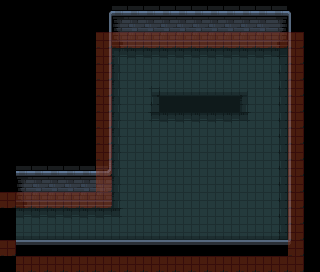

This is a level from a 2D game, rendered from its Tiled map with the project's own tilesets. A one-line summary and the complete map file follow:
An orthogonal 20x17 tile map with 16x16 px tiles, 4 tile layers (floor, details, above-details, collision) and 5 objects (2x CameraBound, PlayerSpawnPoint, ExitArea, UpgradeShop).

<map version="1.10" tiledversion="1.10.2" orientation="orthogonal" renderorder="right-down" width="20" height="17" tilewidth="16" tileheight="16" infinite="0" nextlayerid="6" nextobjectid="8">
 <tileset firstgid="1" source="../Tilesets/dungeon_prison_tileset.tsx" />
 <layer id="1" name="floor" width="20" height="17">
  <data encoding="csv">
0,0,0,0,0,0,0,0,0,0,0,0,0,0,0,0,0,0,0,0,
0,0,0,0,0,0,0,0,0,0,0,0,0,0,0,0,0,0,0,0,
0,0,0,0,0,0,31,31,31,31,31,31,31,31,31,31,31,31,31,0,
0,0,0,0,0,0,31,5,6,6,6,6,6,6,6,6,6,7,31,0,
0,0,0,0,0,0,31,30,31,31,31,31,31,31,31,31,31,32,31,0,
0,0,0,0,0,0,31,30,31,8,9,9,9,9,9,10,31,32,31,0,
0,0,0,0,0,0,31,30,31,33,34,34,34,34,34,35,31,32,31,0,
0,0,0,0,0,0,31,30,31,58,59,59,59,59,59,60,31,32,31,0,
0,0,0,0,0,0,31,30,31,31,31,31,31,31,31,31,31,32,31,0,
0,0,0,0,0,0,31,30,31,31,31,31,31,31,31,31,31,32,31,0,
0,0,0,0,0,0,31,30,31,31,31,31,31,31,31,31,31,32,31,0,
0,0,0,0,0,0,31,30,31,31,31,31,31,31,31,31,31,32,31,0,
0,31,31,31,31,31,31,30,31,31,31,31,31,31,31,31,31,32,31,0,
0,6,6,6,6,6,6,60,31,31,31,31,31,31,31,31,31,32,31,0,
0,56,56,56,56,56,56,56,56,56,56,56,56,56,56,56,56,57,31,0,
0,31,31,31,31,31,31,31,31,31,31,31,31,31,31,31,31,31,31,0,
0,0,0,0,0,0,0,0,0,0,0,0,0,0,0,0,0,0,0,0
</data>
 </layer>
 <layer id="2" name="details" width="20" height="17">
  <data encoding="csv">
0,0,0,0,0,0,104,2,2,2,2,2,2,2,2,2,2,2,105,0,
0,0,0,0,0,0,129,26,27,27,27,27,27,27,27,27,27,28,130,0,
0,0,0,0,0,0,129,51,52,52,52,52,52,52,52,52,52,53,130,0,
0,0,0,0,0,0,129,0,0,0,0,0,0,0,0,0,0,0,130,0,
0,0,0,0,0,0,129,0,0,0,0,0,0,0,0,0,0,0,130,0,
0,0,0,0,0,0,129,0,0,0,0,0,0,0,0,0,0,0,130,0,
0,0,0,0,0,0,129,0,0,0,0,0,0,0,0,0,0,0,130,0,
0,0,0,0,0,0,129,0,0,0,0,0,0,0,0,0,0,0,130,0,
0,0,0,0,0,0,129,0,0,0,0,0,0,0,0,0,0,0,130,0,
0,0,0,0,0,0,129,0,0,0,0,0,0,0,0,0,0,0,130,0,
0,2,2,2,2,2,103,0,0,0,0,0,0,0,0,0,0,0,130,0,
0,26,27,27,27,27,27,0,0,0,0,0,0,0,0,0,0,0,130,0,
0,51,52,52,52,52,52,0,0,0,0,0,0,0,0,0,0,0,130,0,
0,0,0,0,0,0,0,0,0,0,0,0,0,0,0,0,0,0,130,0,
0,0,0,0,0,0,0,0,0,0,0,0,0,0,0,0,0,0,130,0,
0,0,0,0,0,0,0,0,0,0,0,0,0,0,0,0,0,0,155,0,
0,0,0,0,0,0,0,0,0,0,0,0,0,0,0,0,0,0,0,0
</data>
 </layer>
 <layer id="5" name="above-details" width="20" height="17">
  <data encoding="csv">
0,0,0,0,0,0,0,0,0,0,0,0,0,0,0,0,0,0,0,0,
0,0,0,0,0,0,0,0,0,0,0,0,0,0,0,0,0,0,0,0,
0,0,0,0,0,0,0,0,0,0,0,0,0,0,0,0,0,0,0,0,
0,0,0,0,0,0,0,0,0,0,0,0,0,0,0,0,0,0,0,0,
0,0,0,0,0,0,0,0,0,0,0,0,0,0,0,0,0,0,0,0,
0,0,0,0,0,0,0,0,0,0,0,0,0,0,0,0,0,0,0,0,
0,0,0,0,0,0,0,0,0,0,0,0,0,0,0,0,0,0,0,0,
0,0,0,0,0,0,0,0,0,0,0,0,0,0,0,0,0,0,0,0,
0,0,0,0,0,0,0,0,0,0,0,0,0,0,0,0,0,0,0,0,
0,0,0,0,0,0,0,0,0,0,0,0,0,0,0,0,0,0,0,0,
0,0,0,0,0,0,0,0,0,0,0,0,0,0,0,0,0,0,0,0,
0,0,0,0,0,0,0,0,0,0,0,0,0,0,0,0,0,0,0,0,
0,0,0,0,0,0,0,0,0,0,0,0,0,0,0,0,0,0,0,0,
0,0,0,0,0,0,0,0,0,0,0,0,0,0,0,0,0,0,0,0,
0,0,0,0,0,0,0,0,0,0,0,0,0,0,0,0,0,0,0,0,
0,77,77,77,77,77,77,77,77,77,77,77,77,77,77,77,77,77,0,0,
0,0,0,0,0,0,0,0,0,0,0,0,0,0,0,0,0,0,0,0
</data>
 </layer>
 <layer id="4" name="collision" width="20" height="17" opacity="0.5">
  <data encoding="csv">
0,0,0,0,0,0,0,0,0,0,0,0,0,0,0,0,0,0,0,0,
0,0,0,0,0,0,0,0,0,0,0,0,0,0,0,0,0,0,0,0,
0,0,0,0,0,0,502,502,502,502,502,502,502,502,502,502,502,502,502,0,
0,0,0,0,0,0,502,0,0,0,0,0,0,0,0,0,0,0,502,0,
0,0,0,0,0,0,502,0,0,0,0,0,0,0,0,0,0,0,502,0,
0,0,0,0,0,0,502,0,0,0,0,0,0,0,0,0,0,0,502,0,
0,0,0,0,0,0,502,0,0,0,0,0,0,0,0,0,0,0,502,0,
0,0,0,0,0,0,502,0,0,0,0,0,0,0,0,0,0,0,502,0,
0,0,0,0,0,0,502,0,0,0,0,0,0,0,0,0,0,0,502,0,
0,0,0,0,0,0,502,0,0,0,0,0,0,0,0,0,0,0,502,0,
0,0,0,0,0,0,502,0,0,0,0,0,0,0,0,0,0,0,502,0,
0,0,0,0,0,0,502,0,0,0,0,0,0,0,0,0,0,0,502,0,
502,502,502,502,502,502,502,0,0,0,0,0,0,0,0,0,0,0,502,0,
0,0,0,0,0,0,0,0,0,0,0,0,0,0,0,0,0,0,502,0,
0,0,0,0,0,0,0,0,0,0,0,0,0,0,0,0,0,0,502,0,
502,0,0,0,0,0,0,0,0,0,0,0,0,0,0,0,0,0,502,0,
0,502,502,502,502,502,502,502,502,502,502,502,502,502,502,502,502,502,502,0
</data>
 </layer>
 <objectgroup id="3" name="entities">
  <object id="2" type="CameraBound" x="16" y="0">
   <properties>
    <property name="CameraBoundType" value="TopLeft" />
    <property name="HasXDoorway" value="true" />
   </properties>
   <point />
  </object>
  <object id="3" type="PlayerSpawnPoint" x="32" y="224">
   <properties>
    <property name="Id" value="0" />
   </properties>
   <point />
  </object>
  <object id="4" type="ExitArea" x="0" y="208" width="16" height="32">
   <properties>
    <property name="TargetEntrance" value="1" />
    <property name="TargetScene" value="Hub" />
   </properties>
  </object>
  <object id="5" type="UpgradeShop" x="200" y="112">
   <point />
  </object>
  <object id="7" type="CameraBound" x="304" y="256">
   <properties>
    <property name="CameraBoundType" value="BottomRight" />
   </properties>
   <point />
  </object>
 </objectgroup>
</map>
